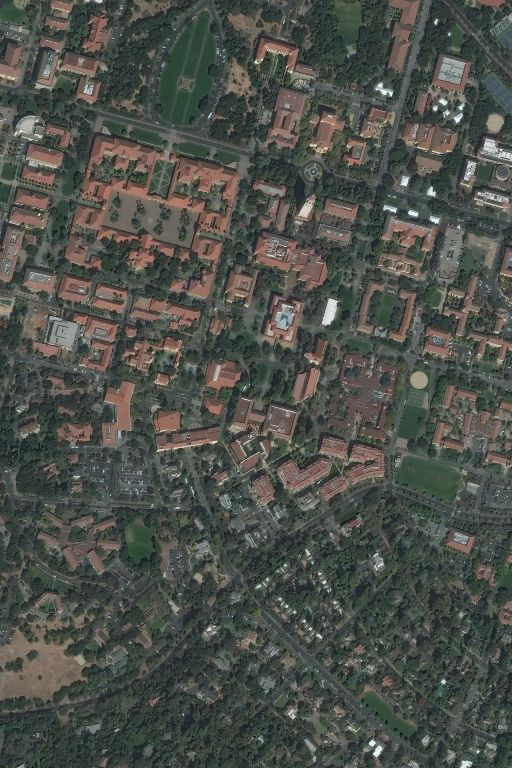
#> input picture feature_extraction/images/Stanford.png, 512 x 768 px
$ python -i siftExtractor.py   (imports and definitions only)   (older library calls are emulated)
#> lines starting #> are read from the running program, lines starting #| are printed output that depends on the picture
#> further down, picture is the input picture: shape (768, 512, 3); mean B, G, R 74.2, 80.7, 77.3
import numpy as np
import cv2
import matplotlib.pyplot as plt


class SIFTExtractor():
    def __init__(self):
        pass

    def getFeatures(self, img, imagename=None, callback=None):

        gray = cv2.cvtColor(img, cv2.COLOR_BGR2GRAY)
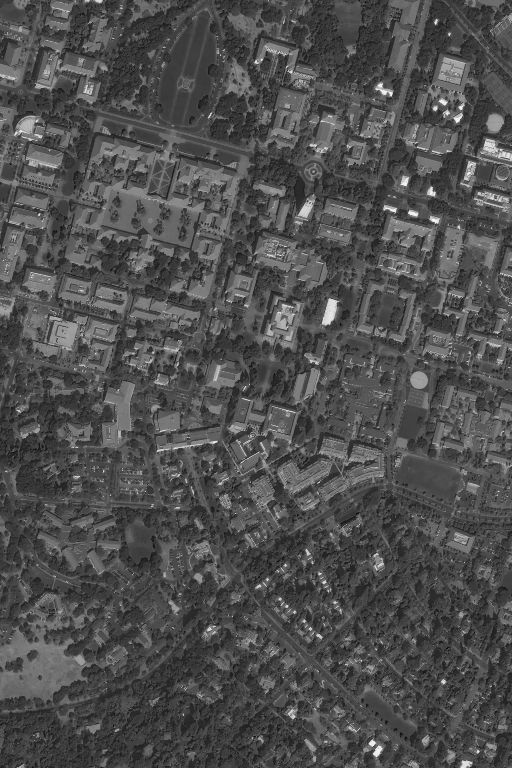
#> gray: shape (768, 512); min 6, max 253, mean 78.9

        sift = cv2.SIFT() #features2d.SIFT_create()
        kp, des = sift.detectAndCompute(gray, None)
#> kp = 5000 keypoints; strongest (x, y, size): (372, 743, 3.9), (435, 108, 3.3), (431, 192, 5.5), (413, 213, 5)

        width = img.shape[0]
#> width = 768
        height = img.shape[1]
#> height = 512
        totalArea = float(width * height)
#> totalArea = 393216
        features = [len(kp) / totalArea] # keypoint density
#> features = [0.0127]

        sizes = [kpt.size for kpt in kp]
#> sizes = 5000 values, max 44.32 at index 377, min 1.8 at index 4715, mean 3.74
        octaves = [kpt.octave for kpt in kp]
#> octaves = 5000 values, max 16712447 at index 904, min 256 at index 4271, mean 7859800

        size_hist, _ = np.histogram(sizes, bins=10, range=(10,100))
#> size_hist = [178, 15, 1, 1, 0, 0, 0, 0, 0, 0]
        size_hist_sz = sum(size_hist)
#> size_hist_sz = 195
        size_hist = [bar_height/float(size_hist_sz) for bar_height in size_hist]
#> size_hist = [0.913, 0.0769, 0.00513, 0.00513, 0, 0, 0, 0, 0, 0]
        features.extend(size_hist)

        octaves_hist, _ = np.histogram(octaves, bins=10)
#> octaves_hist = [399, 508, 610, 613, 615, 585, 510, 487, 393, 280]
        octaves_hist_sz = sum(octaves_hist)
#> octaves_hist_sz = 5000
        octaves_hist = [bar_height/float(octaves_hist_sz) for bar_height in octaves_hist]
#> octaves_hist = [0.0798, 0.102, 0.122, 0.123, 0.123, 0.117, 0.102, 0.0974, 0.0786, 0.056]
        features.extend(octaves_hist)

        # plt.hist(sizes, bins=10, range=(10,100), normed=True)  # plt.hist passes it's arguments to np.histogram
        # plt.title("Sizes")
        # plt.savefig(imagename + '-SIFT-size-histogram')

        img2 = cv2.drawKeypoints(gray,kp,flags=cv2.DRAW_MATCHES_FLAGS_DRAW_RICH_KEYPOINTS)
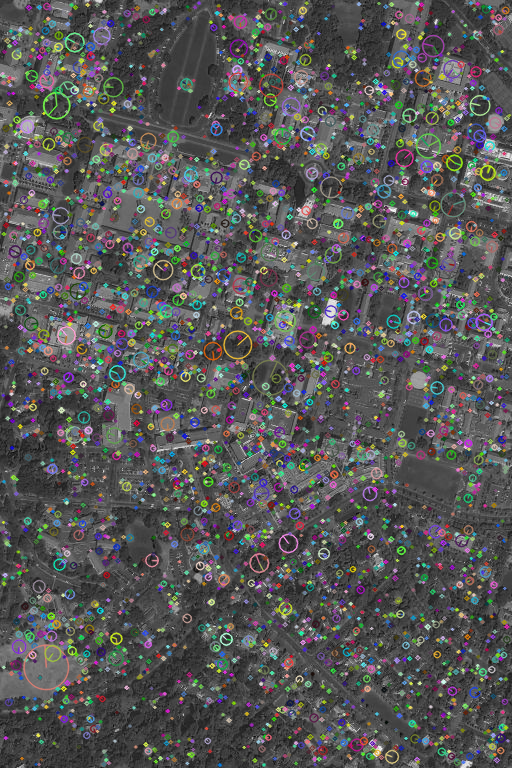
#> img2: shape (768, 512, 3); mean of channels 0, 1, 2 85.9, 86.2, 86.1; drawn as B, G, R

        # For debugging
        if callback:
            callback(img2, imagename + 'keypoints')

        return features

>>> import cv2
>>> picture = cv2.imread('images/Stanford.png')
>>> result = SIFTExtractor().getFeatures(picture)
#> result = [0.0127, 0.913, 0.0769, 0.00513, 0.00513, 0, 0, 0, 0, 0, 0, 0.0798, 0.102, 0.122, 0.123, 0.123, 0.117, 0.102, 0.0974, 0.0786, 0.056]

$ run again, on feature_extraction/images/urban.png
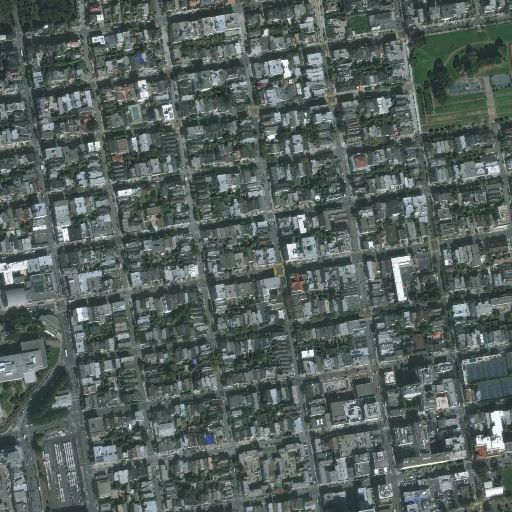
#> input picture feature_extraction/images/urban.png, 512 x 512 px
#> picture is the input picture: shape (512, 512, 3); mean B, G, R 93.9, 96.7, 86.1
#> kp = 4675 keypoints; strongest (x, y, size): (317, 197, 3.2), (46, 26, 2.4), (376, 471, 3.4), (499, 491, 5.2)
#> features = [0.0178]
#> sizes = 4675 values, max 24.95 at index 4011, min 1.8 at index 4440, mean 3.72
#> octaves = 4675 values, max 16712447 at index 4383, min 257 at index 3678, mean 8076242
#> in getFeatures, `size_hist, _ = np.histogram(sizes, bins=10, range=(10,100))`: size_hist = [120, 10, 0, 0, 0, 0, 0, 0, 0, 0]
#> size_hist_sz = 130
#> in getFeatures, `size_hist = [bar_height/float(size_hist_sz) for bar_height in size_hist]`: size_hist = [0.923, 0.0769, 0, 0, 0, 0, 0, 0, 0, 0]
#> in getFeatures, `octaves_hist, _ = np.histogram(octaves, bins=10)`: octaves_hist = [335, 405, 541, 581, 597, 584, 531, 494, 379, 228]
#> octaves_hist_sz = 4675
#> in getFeatures, `octaves_hist = [bar_height/float(octaves_hist_sz) for bar_height in oc..`: octaves_hist = [0.0717, 0.0866, 0.116, 0.124, 0.128, 0.125, 0.114, 0.106, 0.0811, 0.0488]
#> in getFeatures, `img2 = cv2.drawKeypoints(gray,kp,flags=cv2.DRAW_MATCHES_FLAGS_DRAW_RIC..`:
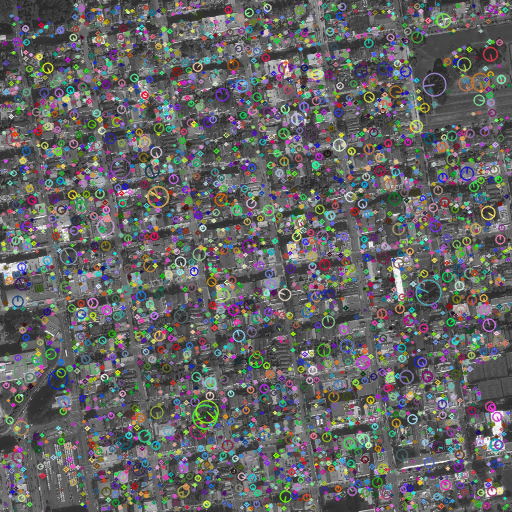
#> img2: shape (512, 512, 3); mean of channels 0, 1, 2 99.9, 99.9, 99.9; drawn as B, G, R
#> result = [0.0178, 0.923, 0.0769, 0, 0, 0, 0, 0, 0, 0, 0, 0.0717, 0.0866, 0.116, 0.124, 0.128, 0.125, 0.114, 0.106, 0.0811, 0.0488]

$ run again, on feature_extraction/images/urbanShapesBest.png
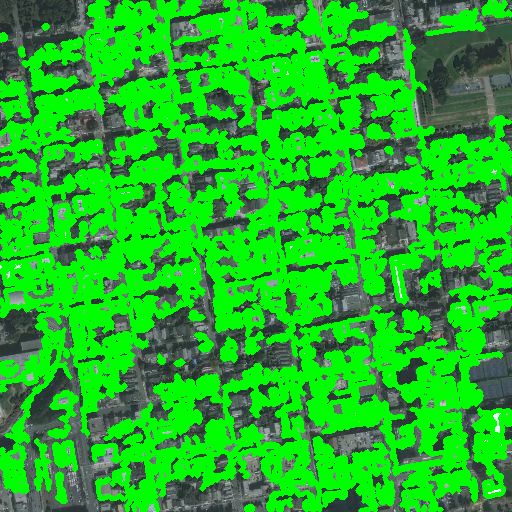
#> input picture feature_extraction/images/urbanShapesBest.png, 512 x 512 px
#> picture is the input picture: shape (512, 512, 3); mean B, G, R 37, 179.6, 33.6
#> in getFeatures, `gray = cv2.cvtColor(img, cv2.COLOR_BGR2GRAY)`:
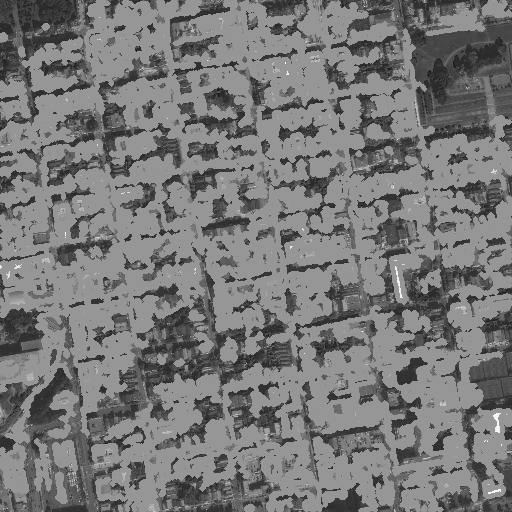
#> gray: shape (512, 512); min 20, max 254, mean 119.8
#> kp = 3487 keypoints; strongest (x, y, size): (437, 156, 1.9), (23, 227, 1.9), (138, 49, 3.9), (203, 341, 2.1)
#> features = [0.0133]
#> sizes = 3487 values, max 52.56 at index 1099, min 1.8 at index 32, mean 4.49
#> octaves = 3487 values, max 16712703 at index 2069, min 256 at index 568, mean 8359152.9
#> in getFeatures, `size_hist, _ = np.histogram(sizes, bins=10, range=(10,100))`: size_hist = [192, 22, 9, 3, 1, 0, 0, 0, 0, 0]
#> size_hist_sz = 227
#> in getFeatures, `size_hist = [bar_height/float(size_hist_sz) for bar_height in size_hist]`: size_hist = [0.846, 0.0969, 0.0396, 0.0132, 0.00441, 0, 0, 0, 0, 0]
#> in getFeatures, `octaves_hist, _ = np.histogram(octaves, bins=10)`: octaves_hist = [253, 288, 338, 426, 440, 418, 385, 416, 311, 212]
#> octaves_hist_sz = 3487
#> in getFeatures, `octaves_hist = [bar_height/float(octaves_hist_sz) for bar_height in oc..`: octaves_hist = [0.0726, 0.0826, 0.0969, 0.122, 0.126, 0.12, 0.11, 0.119, 0.0892, 0.0608]
#> in getFeatures, `img2 = cv2.drawKeypoints(gray,kp,flags=cv2.DRAW_MATCHES_FLAGS_DRAW_RIC..`:
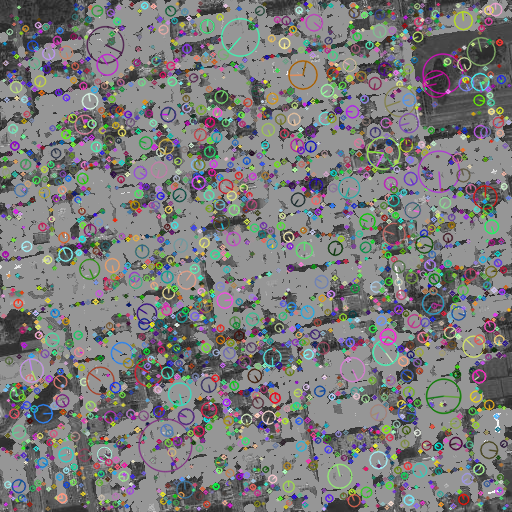
#> img2: shape (512, 512, 3); mean of channels 0, 1, 2 123.2, 123.2, 123; drawn as B, G, R
#> result = [0.0133, 0.846, 0.0969, 0.0396, 0.0132, 0.00441, 0, 0, 0, 0, 0, 0.0726, 0.0826, 0.0969, 0.122, 0.126, 0.12, 0.11, 0.119, 0.0892, 0.0608]
